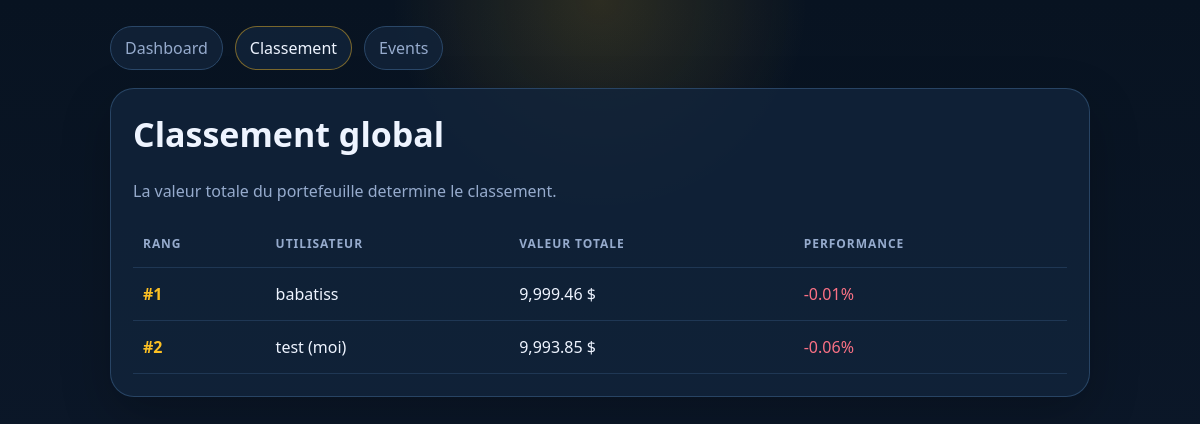
The app's page /classement (signed in), older data.
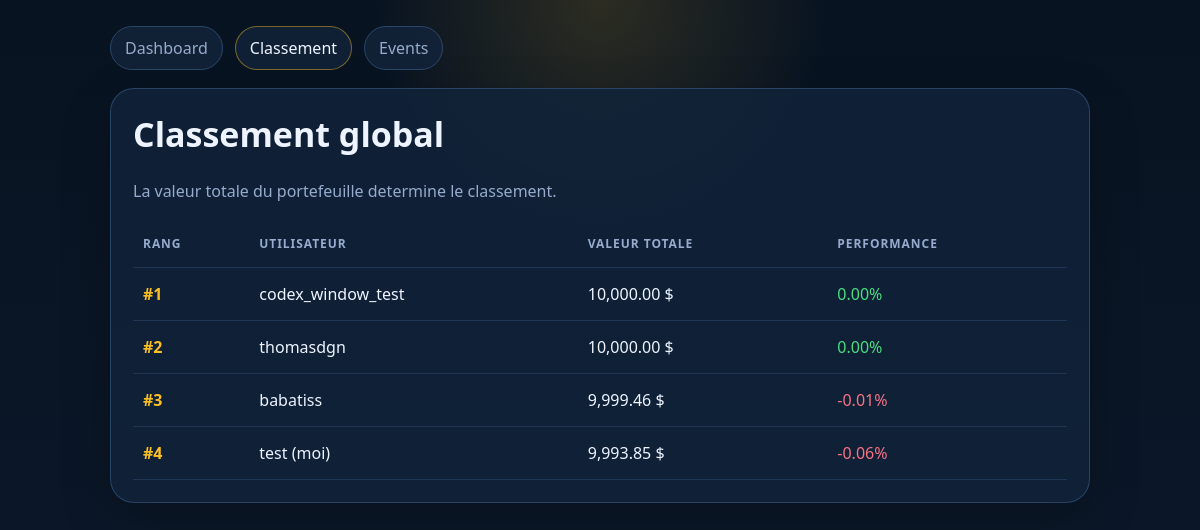
The same page, newer data.
### app.py (models this page shows)
class User(db.Model, UserMixin):
    id = db.Column(db.Integer, primary_key=True)
    username = db.Column(db.String(80), unique=True, nullable=False)
    password = db.Column(db.String(200), nullable=False)
    balance = db.Column(db.Float, default=10000.0)
    btc_quantity = db.Column(db.Float, default=0.0)

### app.py (the view)
@app.route("/classement")
@login_required
def classement():
    process_pending_orders()
    assets = get_assets_used_by_ranked_users()
    price_map = get_prices_for_assets(assets)
    leaderboard = []
    for user in User.query.order_by(User.username.asc()).all():
        portfolio = compute_user_portfolio(user, price_map)
        leaderboard.append(
            {
                "username": user.username,
                "total_value": portfolio["total_value"],
                "pnl_percent": portfolio["pnl_percent"],
            }
        )
    leaderboard.sort(key=lambda player: player["total_value"], reverse=True)
    return render_template("classement.html", leaderboard=leaderboard)

### app.py (called while the page is built, shortened)
@login_manager.user_loader
def load_user(user_id):
    return db.session.get(User, int(user_id))

def get_fallback_price(symbol):
    return FALLBACK_PRICES.get(symbol, 100.0)

def get_cached_price(symbol):
    cache_entry = PRICE_CACHE.get(symbol)
    if not cache_entry:
        return None
    cached_at, price = cache_entry
    if (time.time() - cached_at) > PRICE_CACHE_TTL_SECONDS:
        PRICE_CACHE.pop(symbol, None)
        return None
    return price

def get_prices_for_assets(assets):
    if not assets:
        return {}
    prices = {}
    missing_assets = []
    for asset in assets:
        cached_price = get_cached_price(asset.symbol)
        if cached_price is not None:
            prices[asset.symbol] = cached_price
        else:
            missing_assets.append(asset)
    if not missing_assets:
        return prices

def get_assets_used_by_ranked_users():
    return (
        Asset.query.join(Position, Position.asset_id == Asset.id)
        .filter(Position.quantity > 0)
        .distinct()
        .all()
    )

### templates/classement.html (shortened to what this page needs)
<!DOCTYPE html>
<html lang="fr">
<head>
</head>
<body>
<div class="container">
    <div class="nav">
        <a href="/">Dashboard</a>
        <a href="/classement" class="active">Classement</a>
        <a href="/events">Events</a>
    </div>
    <div class="card">
        <h1>Classement global</h1>
        <div class="sub">La valeur totale du portefeuille determine le classement.</div>
        <table>
            <thead>
                <tr>
                    <th>Rang</th>
                    <th>Utilisateur</th>
                    <th>Valeur totale</th>
                    <th>Performance</th>
                </tr>
            </thead>
            <tbody>
                {% for player in leaderboard %}
                <tr>
                    <td class="rank">#{{ loop.index }}</td>
                    <td>{{ player.username }} {% if player.username == current_user.username %}(moi){% endif %}</td>
                    <td>{{ "{:,.2f}".format(player.total_value) }} $</td>
                    <td class="{{ 'positive' if player.pnl_percent >= 0 else 'negative' }}">
                        {{ "+" if player.pnl_percent > 0 }}{{ "{:,.2f}".format(player.pnl_percent) }}%
                    </td>
                </tr>
                {% endfor %}
            </tbody>
        </table>
    </div>
</div>
</body>
</html>

Row changes from the older to the newer data that the page shows:
added User: username "codex_window_test", total_value "10,000.00", pnl_percent "0.00"
added User: username "thomasdgn", total_value "10,000.00", pnl_percent "0.00"
